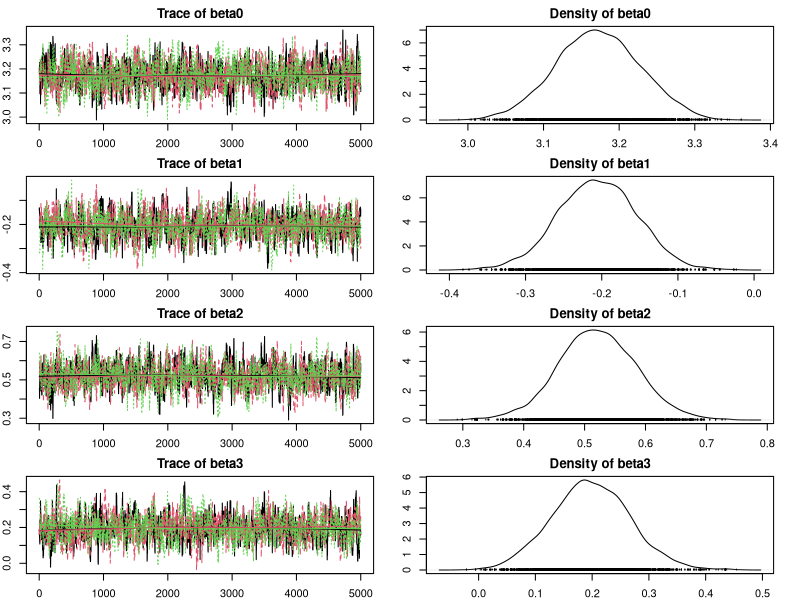
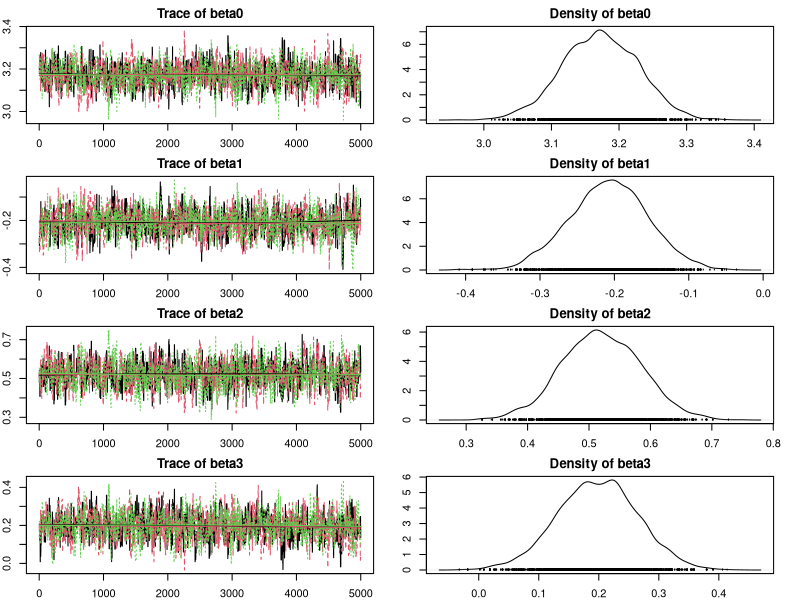
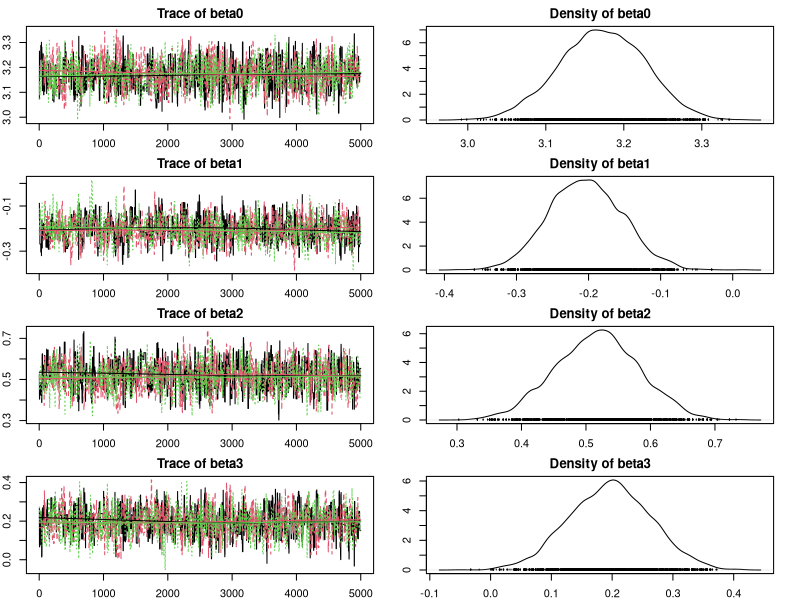

These figures' R source, in order:
## ---- chunk 1
knitr::opts_chunk$set(echo = TRUE)
## ---- chunk 2
# read data
WOOL <- read.csv("Warpbreaks.csv")
## ---- chunk 3
# model poisson regression 
mod<-glm(breaks~., WOOL, family = poisson(link = "log"))
summary(mod)
vcov(mod)
confint(mod,level=0.995)
## ---- chunk 4
# Extracting the design matrix
X <- model.matrix(mod)
# betaest<-modest$coef
sigma  <-vcov(mod)
y <- WOOL$breaks
p <-dim(X)[2]   #number of parameters
## ---- chunk 5
#Part one: function for performing Metropolis sampling for poisson regression normal random walk.
#Inputs:
#y: vector of responses
#n: vector (or scalar) of trial sizes. 
#X: predictor matrix including intercept.
#c: rescaling for variance-covariance matrix, scalar J(lambda*|lambda(t-1)) = N(lambda(t-1), c^2*Sigma)
#Sigma is variance covariance matrix for parameters in J()
#iter: number of iterations
#burnin: number of initial iterations to throw out.
Metropolis.fn<-function(y,X,c,Sigma,iter,burnin){ 
p <-dim(X)[2]   #number of parameters
library(mvtnorm)
beta0<-rnorm(p) #initial values.
beta.sim<-matrix(0,iter,p) #matrix to store iterations
beta.sim[1,]<-beta0   
for(i in 1:(iter-1)){
beta.cand <-rmvnorm(1,mean=beta.sim[i,],sigma=c^2*Sigma) #draw candidate (jointly)
beta.cand <-as.numeric(beta.cand)  
xbc        <-X%*%beta.cand      
lambda.c        <-exp(xbc)   #Calculating probability of success for candidates.
xb         <-X%*%beta.sim[i,]
lambda.b        <-exp(xb)     #Calculating probability of success for lambda(t-1). 
#difference of log joint distributions.
r<-sum( dpois(y,lambda.c,log=TRUE)-dpois(y,lambda.b ,log=TRUE) )
#Draw an indicator whether to accept/reject candidate
ind<-rbinom(1,1,exp( min(c(r,0)) ) )
beta.sim[i+1,]<- ind*beta.cand + (1-ind)*beta.sim[i,]
}

#Removing the iterations in burnin phase
results<-data.frame(beta.sim[-c(1:burnin),])
names(results)<-c('beta0','beta1','beta2','beta3') #column names
return(results)
}
## ---- chunk 6
library(coda)
## ---- chunk 7
# c =1.6
par(mar=c(2,2,2,2))
results16_1 <- Metropolis.fn(y,X,c=1.6/sqrt(p),Sigma = sigma,iter=10000,burnin =5000)
results16_2 <- Metropolis.fn(y,X,c=1.6/sqrt(p),Sigma = sigma,iter=10000,burnin =5000)
results16_3 <- Metropolis.fn(y,X,c=1.6/sqrt(p),Sigma = sigma,iter=10000,burnin =5000)
c16_1 <- mcmc(results16_1[c('beta0','beta1','beta2','beta3')])
c16_2 <- mcmc(results16_2[c('beta0','beta1','beta2','beta3')])
c16_3 <- mcmc(results16_3[c('beta0','beta1','beta2','beta3')])
c16 <- mcmc.list(c16_1,c16_2,c16_3)
plot(c16)
# Acceptance Rate 
1 - rejectionRate(c16)
# Gelman and Rubin diagnostic
gelman.diag(c16)
# Effective sample size
effectiveSize(c16)
## ---- chunk 8
# c = 2.4
par(mar=c(2,2,2,2))
results24_1 <- Metropolis.fn(y,X,c=2.4/sqrt(p),Sigma = sigma,iter=10000,burnin =5000)
results24_2 <- Metropolis.fn(y,X,c=2.4/sqrt(p),Sigma = sigma,iter=10000,burnin =5000)
results24_3 <- Metropolis.fn(y,X,c=2.4/sqrt(p),Sigma = sigma,iter=10000,burnin =5000)
c24_1 <- mcmc(results24_1[c('beta0','beta1','beta2','beta3')])
c24_2 <- mcmc(results24_2[c('beta0','beta1','beta2','beta3')])
c24_3 <- mcmc(results24_3[c('beta0','beta1','beta2','beta3')])
c24 <- mcmc.list(c24_1,c24_2,c24_3)
plot(c24)
# Acceptance Rate 
1 - rejectionRate(c24)
# Gelman and Rubin diagnostic
gelman.diag(c16)
# Effective sample size
effectiveSize(c24)
## ---- chunk 9
# c = 3.2
par(mar=c(2,2,2,2))
results32_1 <- Metropolis.fn(y,X,c=3.2/sqrt(p),Sigma = sigma,iter=10000,burnin =5000)
results32_2 <- Metropolis.fn(y,X,c=3.2/sqrt(p),Sigma = sigma,iter=10000,burnin =5000)
results32_3 <- Metropolis.fn(y,X,c=3.2/sqrt(p),Sigma = sigma,iter=10000,burnin =5000)
c32_1 <- mcmc(results32_1[c('beta0','beta1','beta2','beta3')])
c32_2 <- mcmc(results32_2[c('beta0','beta1','beta2','beta3')])
c32_3 <- mcmc(results32_3[c('beta0','beta1','beta2','beta3')])
c32 <- mcmc.list(c32_1,c32_2,c32_3)
plot(c32)
# Acceptance Rate 
1 - rejectionRate(c32)
# Gelman and Rubin diagnostic
gelman.diag(c16)
# Effective sample size
effectiveSize(c32)
## ---- chunk 10
# comments 
AcceptanceRate <- c(1 - rejectionRate(c16),1 - rejectionRate(c24),1 - rejectionRate(c32))
EffectiveSampleSize <- c(effectiveSize(c16),effectiveSize(c24),effectiveSize(c32))
rown <- c("c=1.6 beta0","c=1.6 beta1","c=1.6 beta2","c=1.6 beta3",
          "c=2.4 beta0","c=2.4 beta1","c=2.4 beta2","c=2.4 beta3",
          "c=3.2 beta0","c=3.2 beta1","c=3.2 beta2","c=3.2 beta3")
summarychain <- data.frame(AcceptanceRate,EffectiveSampleSize,row.names = rown)
summarychain


## ---- chunk 11
# c=1.6/sqrt(p)
grc16 <- gelman.diag(c16)
grc16$psrf
# c=2.4/sqrt(p)
grc24 <- gelman.diag(c24)
grc24$psrf
# c=3.2/sqrt(p)
grc32 <- gelman.diag(c32)
grc32$psrf
